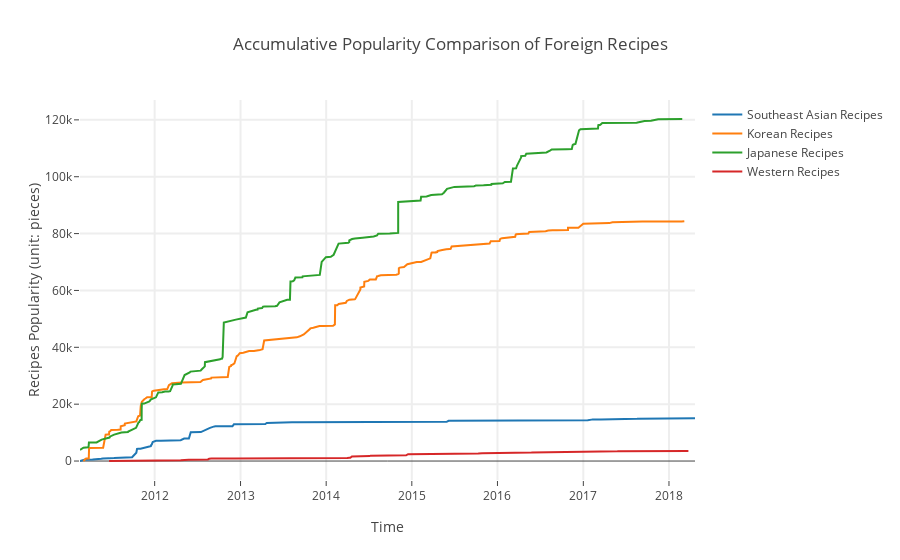

Here is the notebook cell this chart was saved with:
### Code cell
# 东南亚、韩式、日式、西式菜谱年度热门趋势图
# The Hot Trend of Southeastern, Korean, Japanese and Western Recipes

df1_hot = df1.sort_values(by = 'time', ascending = True)
df2_hot = df2.sort_values(by = 'time', ascending = True)
df3_hot = df3.sort_values(by = 'time', ascending = True)
df4_hot = df4.sort_values(by = 'time', ascending = True)


trace1 = go.Scatter(
    x = df1_hot['time'],
    y = df1_hot['hot'].cumsum(),
    mode = 'lines',
    name = 'Southeast Asian Recipes',
)

trace2 = go.Scatter(
    x = df2_hot['time'],
    y = df2_hot['hot'].cumsum(),
    mode = 'lines',
    name = 'Korean Recipes'
)

trace3 = go.Scatter(
    x = df3_hot['time'],
    y = df3_hot['hot'].cumsum(),
    mode = 'lines',
    name = 'Japanese Recipes'
)


trace4 = go.Scatter(
    x = df4_hot['time'],
    y = df4_hot['hot'].cumsum(),
    mode = 'lines',
    name = 'Western Recipes'
)

layout = dict(title = 'Accumulative Popularity Comparison of Foreign Recipes',
              xaxis= dict(
                title= 'Time',
                ticklen= 5,
                zeroline= False,
                gridwidth= 2,
              ),
              yaxis=dict(
                title= 'Recipes Popularity (unit: pieces)',
                ticklen= 5,
                gridwidth= 2,
              )
             )


data = [trace1, trace2, trace3, trace4]
fig = dict(data=data, layout=layout)
iplot(fig)

#accumulative popularity comparison of four kinds of foreign recipes in Xiachufang

### Figure 1 — Plotly figure (JSON) as saved in the notebook; plotly's stock layout.template omitted (floating-point values rounded to 4 significant figures; data arrays with more than 128 entries replaced by an {"elided": "..."} marker saying what was removed)
{"data": [{"mode": "lines", "name": "Southeast Asian Recipes", "type": "scatter", "x": {"elided": "197 str values"}, "y": {"elided": "197 int values"}}, {"mode": "lines", "name": "Korean Recipes", "type": "scatter", "x": {"elided": "199 str values"}, "y": {"elided": "199 int values"}}, {"mode": "lines", "name": "Japanese Recipes", "type": "scatter", "x": {"elided": "197 str values"}, "y": {"elided": "197 int values"}}, {"mode": "lines", "name": "Western Recipes", "type": "scatter", "x": {"elided": "199 str values"}, "y": {"elided": "199 int values"}}], "layout": {"title": "Accumulative Popularity Comparison of Foreign Recipes", "xaxis": {"gridwidth": 2, "ticklen": 5, "title": "Time", "zeroline": false}, "yaxis": {"gridwidth": 2, "ticklen": 5, "title": "Recipes Popularity (unit: pieces)"}}}
